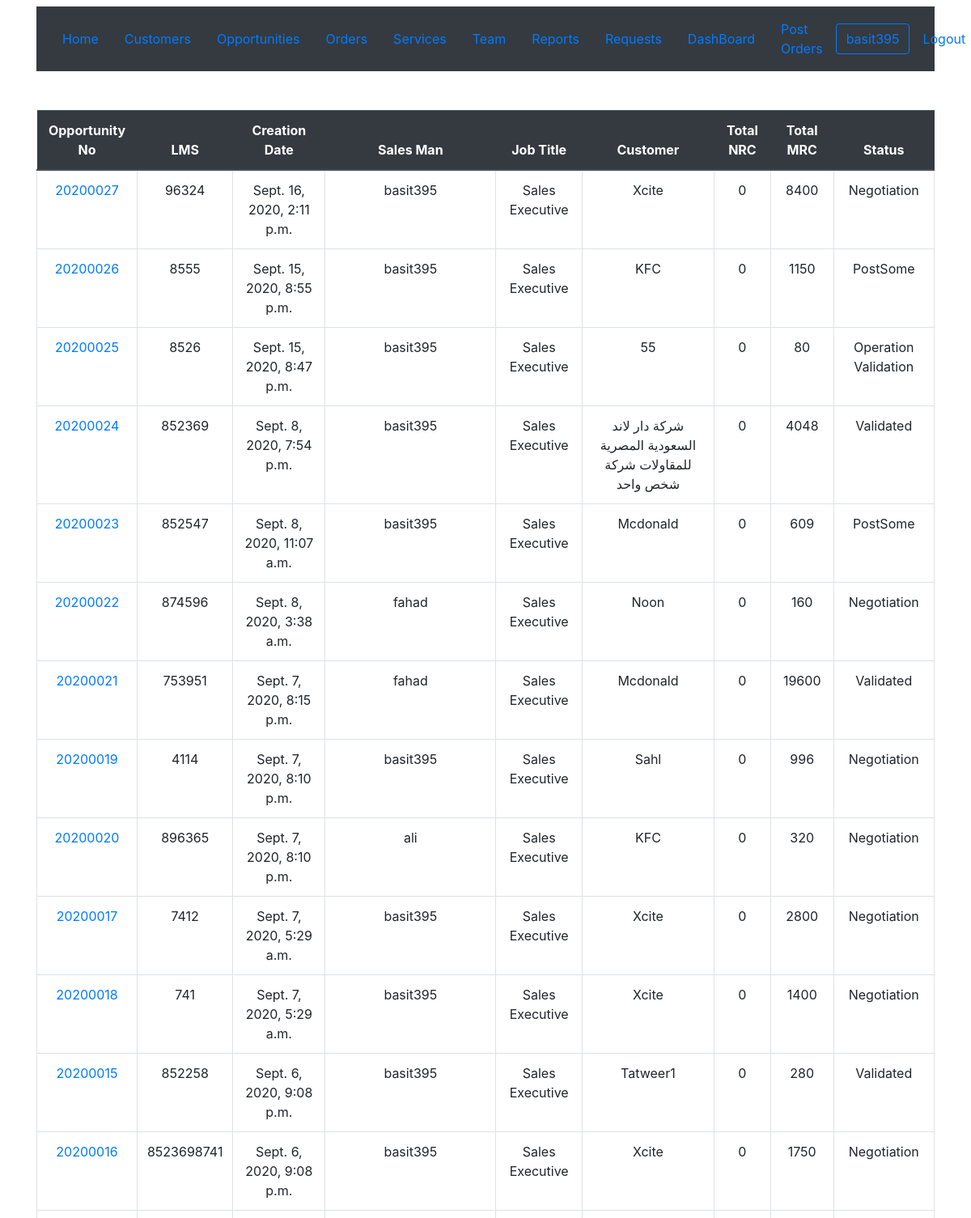
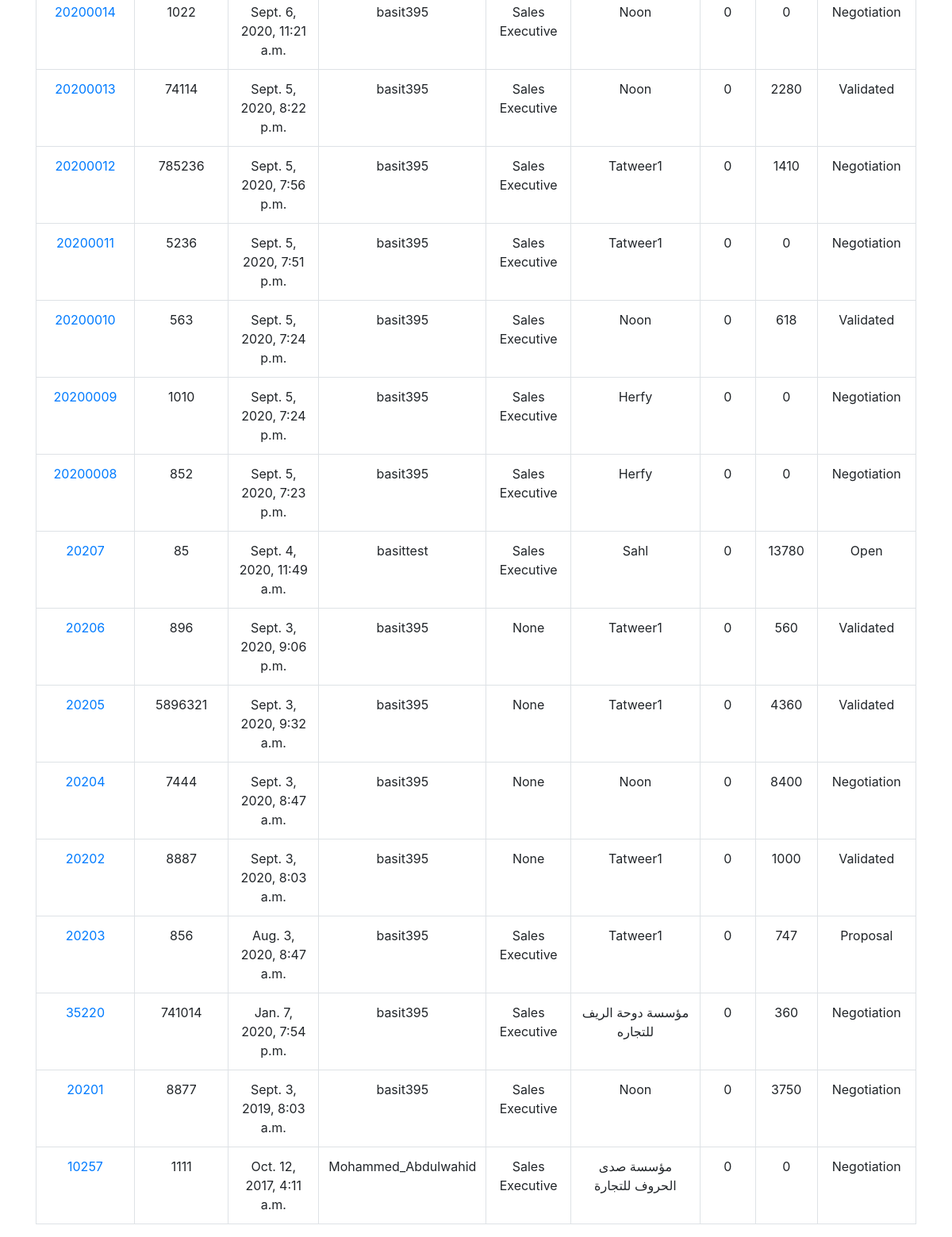
The page /crmapp/opportunity/ (signed in) on the database its author committed (2 pictures, top to bottom).
### crmapp/models.py (models this page shows, shortened)
class opportunity(models.Model):
    lms = models.IntegerField("LMS No",unique=True)
    opportunityno = models.IntegerField("Opportunity No",unique=True)
    creationdate = models.DateTimeField("Creation Date",default=timezone.now())
    salesman = models.ForeignKey(User,blank=True,null=True,on_delete=models.CASCADE,related_name='salesman_opportunities',verbose_name ='Sales Man')
    employeejobtitle = models.CharField("Job Title",max_length=100,null=True,default='Sales Executive') #def
    customer = models.ForeignKey(customer,blank=True,on_delete=models.CASCADE,related_name='customer_opportunities',verbose_name ='Customer')
    status = models.ForeignKey(operationstatus,blank=True,on_delete=models.CASCADE,related_name='status_opportunities',verbose_name ='Status',null=True,default=defaultstatus)
    updatedate = models.DateTimeField("Update Date",auto_now=True)
    authorized = models.CharField("Authorized Person",max_length=100,null=True,blank=True)
    totalnrc = models.IntegerField("Total NRC",default=0)
    totalmrc = models.IntegerField("Total MRC",default=0)
    coordinates = models.CharField("Coordinates",max_length=100,null=True,blank=True)
    source = models.ForeignKey(leadsource,blank=True,on_delete=models.CASCADE,related_name='source_opportunities',verbose_name ='Source',null=True)
    class Meta:
        verbose_name ='Opportunity'
        verbose_name_plural ='Opportunitys'

class customer(models.Model):
    creator = models.ForeignKey(User,blank=True,null=True,on_delete=models.CASCADE,related_name='user_customers',verbose_name ='Creator')
    customername = models.CharField("Customer Name",max_length=100,null=True)
    cr = models.IntegerField(null = True,blank = True, unique=True)
    activity  = models.CharField(max_length=100,blank=True)
    city = models.CharField(max_length=40,blank=True,null=True)
    no_of_employees = models.IntegerField(null = True,blank = True)
    branches = models.IntegerField(null = True,blank = True)
    district  = models.CharField(max_length = 100,blank = True)
    street  = models.CharField(max_length=100,blank=True)
    phone = models.IntegerField(null = True,blank = True)
    email = models.EmailField(null = True,blank = True)
    current_services = models.CharField(max_length=1000,blank=True)
    notes = models.CharField(max_length=1000,blank=True)
    creationdate = models.DateTimeField("Creation Date",auto_now_add=True)
    updatedate = models.DateTimeField("Update Date",auto_now=True)
    def __str__(self):
        return self.customername

class operationstatus(models.Model):
    operationstatusname = models.CharField("Operation_Status",max_length=100,null=True)
    class Meta:
        verbose_name ='Operation Status'
        verbose_name_plural ='Operation Status'
    def __str__(self):
        return self.operationstatusname

### crmapp/views.py (the view)
# urls.py: path('opportunity/', views.opportunitylist, name='opportunitylist'),
@login_required
def opportunitylist(request):
    opportunitylist = opportunity.objects.all().order_by('-creationdate')
    lastno = opportunity.objects.filter(opportunityno__startswith=datetime.datetime.today().strftime('%Y')).count()
    context = {'opportunitylist':opportunitylist,'lastno':lastno}
    return render(request, 'crmapp/opportunitylist.html',context)

### crmapp/templates/crmapp/opportunitylist.html
{% extends 'crmapp/base.html' %}
{% block content %}
<div class="container mt-5">
{% if opportunitylist %}
<table class="table mt-5">
    <thead class="thead-dark">
  <tr>
    <th class="text-center">Opportunity No</th>
    <th class="text-center">LMS</th>
    <th class="text-center">Creation Date</th>
    <th class="text-center">Sales Man</th>
    <th class="text-center">Job Title</th>
    <th class="text-center">Customer</th>
    <th class="text-center">Total NRC</th>
    <th class="text-center">Total MRC</th>
    <th class="text-center">Status</th>
  </tr>
  {% for opportunity in opportunitylist %}
  <tr>
  <td class="border text-center"><a href="{% url 'opportunitydetail' pk=opportunity.pk %}">{{opportunity.opportunityno}}</a></td>
  <td class="border text-center">{{opportunity.lms}}</td>
  <td class="border text-center">{{opportunity.creationdate}}</td>
  <td class="border text-center">{{opportunity.salesman}}</td>
  <td class="border text-center">{{opportunity.employeejobtitle}}</td>
  <td class="border text-center">{{opportunity.customer}}</td>
  <td class="border text-center">{{opportunity.totalnrc}}</td>
  <td class="border text-center">{{opportunity.totalmrc}}</td>
  <td class="border text-center">{{opportunity.status}}</td>
  </tr>
  {% endfor %}
</table>
{% endif %}
</div>
{% endblock %}

### crmapp/templates/crmapp/base.html (shortened to what this page needs)
<!DOCTYPE html>
<html lang="en" dir="ltr">
  <head>
<link rel="stylesheet" href="https://stackpath.bootstrapcdn.com/bootstrap/4.5.0/css/bootstrap.min.css">
</head>
  <body>
  <div class="container mt-2">
  <nav class="navbar navbar-expand-lg navbar-light bg-dark">
    <a class="nav-link" href="{% url 'home' %}">Home<span class="sr-only">(current)</span></a>
    <a class="nav-link" href="{% url 'customerslist' %}"> Customers <span class="sr-only">(current)</span></a>
    <a class="nav-link" href="{% url 'opportunitylist' %}"> Opportunities <span class="sr-only">(current)</span></a>
    <a class="nav-link" href="{% url 'order' %}">Orders<span class="sr-only">(current)</span></a>
    <a class="nav-link" href="{% url 'servicelist' %}">Services<span class="sr-only">(current)</span></a>
    <a class="nav-link" href="{% url 'stafflist' %}">Team <span class="sr-only">(current)</span></a>
    <a class="nav-link" href="{% url 'report' %}">Reports<span class="sr-only">(current)</span></a>
    <a class="nav-link" href="{% url 'suggestion' %}">Requests<span class="sr-only">(current)</span></a>
    <a class="nav-link" href="{% url 'dashboard' %}">DashBoard<span class="sr-only">(current)</span></a>
    <a class="nav-link" href="{% url 'orderpost' %}">Post Orders<span class="sr-only">(current)</span></a>
    {% if user.username %}
    <button  class="btn btn-outline-primary">{{user.username}}</a></button>
    <a class="nav-link" href="{% url 'logout' %}">Logout<span class="sr-only">(current)</span></a>
    {% else %}
    <a class="nav-link" href="{% url 'login' %}">Login<span class="sr-only">(current)</span></a>
    {% endif %}
  </nav>
</div>
{% block content %}
  {% endblock %}
  </body>
</html>

### rows shown on the page
opportunity: opportunityno "20200027", lms "96324", creationdate "Sept. 16, 2020, 2:11 p.m.", salesman "basit395", employeejobtitle "Sales Executive", customer "Xcite", totalnrc "0", totalmrc "8400", status "Negotiation"
opportunity: opportunityno "20200026", lms "8555", creationdate "Sept. 15, 2020, 8:55 p.m.", salesman "basit395", employeejobtitle "Sales Executive", customer "KFC", totalnrc "0", totalmrc "1150", status "PostSome"
opportunity: opportunityno "20200025", lms "8526", creationdate "Sept. 15, 2020, 8:47 p.m.", salesman "basit395", employeejobtitle "Sales Executive", customer "55", totalnrc "0", totalmrc "80", status "Operation Validation"
opportunity: opportunityno "20200024", lms "852369", creationdate "Sept. 8, 2020, 7:54 p.m.", salesman "basit395", employeejobtitle "Sales Executive", customer "شركة دار لاند السعودية المصرية للمقاولات شركة شخص واحد", totalnrc "0", totalmrc "4048", status "Validated"
opportunity: opportunityno "20200023", lms "852547", creationdate "Sept. 8, 2020, 11:07 a.m.", salesman "basit395", employeejobtitle "Sales Executive", customer "Mcdonald", totalnrc "0", totalmrc "609", status "PostSome"
opportunity: opportunityno "20200022", lms "874596", creationdate "Sept. 8, 2020, 3:38 a.m.", salesman "fahad", employeejobtitle "Sales Executive", customer "Noon", totalnrc "0", totalmrc "160", status "Negotiation"
opportunity: opportunityno "20200021", lms "753951", creationdate "Sept. 7, 2020, 8:15 p.m.", salesman "fahad", employeejobtitle "Sales Executive", customer "Mcdonald", totalnrc "0", totalmrc "19600", status "Validated"
opportunity: opportunityno "20200019", lms "4114", creationdate "Sept. 7, 2020, 8:10 p.m.", salesman "basit395", employeejobtitle "Sales Executive", customer "Sahl", totalnrc "0", totalmrc "996", status "Negotiation"
opportunity: opportunityno "20200020", lms "896365", creationdate "Sept. 7, 2020, 8:10 p.m.", salesman "ali", employeejobtitle "Sales Executive", customer "KFC", totalnrc "0", totalmrc "320", status "Negotiation"
opportunity: opportunityno "20200017", lms "7412", creationdate "Sept. 7, 2020, 5:29 a.m.", salesman "basit395", employeejobtitle "Sales Executive", customer "Xcite", totalnrc "0", totalmrc "2800", status "Negotiation"
opportunity: opportunityno "20200018", lms "741", creationdate "Sept. 7, 2020, 5:29 a.m.", salesman "basit395", employeejobtitle "Sales Executive", customer "Xcite", totalnrc "0", totalmrc "1400", status "Negotiation"
opportunity: opportunityno "20200015", lms "852258", creationdate "Sept. 6, 2020, 9:08 p.m.", salesman "basit395", employeejobtitle "Sales Executive", customer "Tatweer1", totalnrc "0", totalmrc "280", status "Validated"
opportunity: opportunityno "20200016", lms "8523698741", creationdate "Sept. 6, 2020, 9:08 p.m.", salesman "basit395", employeejobtitle "Sales Executive", customer "Xcite", totalnrc "0", totalmrc "1750", status "Negotiation"
opportunity: opportunityno "20200014", lms "1022", creationdate "Sept. 6, 2020, 11:21 a.m.", salesman "basit395", employeejobtitle "Sales Executive", customer "Noon", totalnrc "0", totalmrc "0", status "Negotiation"
opportunity: opportunityno "20200013", lms "74114", creationdate "Sept. 5, 2020, 8:22 p.m.", salesman "basit395", employeejobtitle "Sales Executive", customer "Noon", totalnrc "0", totalmrc "2280", status "Validated"
opportunity: opportunityno "20200012", lms "785236", creationdate "Sept. 5, 2020, 7:56 p.m.", salesman "basit395", employeejobtitle "Sales Executive", customer "Tatweer1", totalnrc "0", totalmrc "1410", status "Negotiation"
opportunity: opportunityno "20200011", lms "5236", creationdate "Sept. 5, 2020, 7:51 p.m.", salesman "basit395", employeejobtitle "Sales Executive", customer "Tatweer1", totalnrc "0", totalmrc "0", status "Negotiation"
opportunity: opportunityno "20200010", lms "563", creationdate "Sept. 5, 2020, 7:24 p.m.", salesman "basit395", employeejobtitle "Sales Executive", customer "Noon", totalnrc "0", totalmrc "618", status "Validated"
opportunity: opportunityno "20200009", lms "1010", creationdate "Sept. 5, 2020, 7:24 p.m.", salesman "basit395", employeejobtitle "Sales Executive", customer "Herfy", totalnrc "0", totalmrc "0", status "Negotiation"
opportunity: opportunityno "20200008", lms "852", creationdate "Sept. 5, 2020, 7:23 p.m.", salesman "basit395", employeejobtitle "Sales Executive", customer "Herfy", totalnrc "0", totalmrc "0", status "Negotiation"
opportunity: opportunityno "20207", lms "85", creationdate "Sept. 4, 2020, 11:49 a.m.", salesman "basittest", employeejobtitle "Sales Executive", customer "Sahl", totalnrc "0", totalmrc "13780", status "Open"
opportunity: opportunityno "20206", lms "896", creationdate "Sept. 3, 2020, 9:06 p.m.", salesman "basit395", employeejobtitle "None", customer "Tatweer1", totalnrc "0", totalmrc "560", status "Validated"
opportunity: opportunityno "20205", lms "5896321", creationdate "Sept. 3, 2020, 9:32 a.m.", salesman "basit395", employeejobtitle "None", customer "Tatweer1", totalnrc "0", totalmrc "4360", status "Validated"
opportunity: opportunityno "20204", lms "7444", creationdate "Sept. 3, 2020, 8:47 a.m.", salesman "basit395", employeejobtitle "None", customer "Noon", totalnrc "0", totalmrc "8400", status "Negotiation"
opportunity: opportunityno "20202", lms "8887", creationdate "Sept. 3, 2020, 8:03 a.m.", salesman "basit395", employeejobtitle "None", customer "Tatweer1", totalnrc "0", totalmrc "1000", status "Validated"
opportunity: opportunityno "20203", lms "856", creationdate "Aug. 3, 2020, 8:47 a.m.", salesman "basit395", employeejobtitle "Sales Executive", customer "Tatweer1", totalnrc "0", totalmrc "747", status "Proposal"
opportunity: opportunityno "35220", lms "741014", creationdate "Jan. 7, 2020, 7:54 p.m.", salesman "basit395", employeejobtitle "Sales Executive", customer "مؤسسة دوحة الريف للتجاره", totalnrc "0", totalmrc "360", status "Negotiation"
opportunity: opportunityno "20201", lms "8877", creationdate "Sept. 3, 2019, 8:03 a.m.", salesman "basit395", employeejobtitle "Sales Executive", customer "Noon", totalnrc "0", totalmrc "3750", status "Negotiation"
opportunity: opportunityno "10257", lms "1111", creationdate "Oct. 12, 2017, 4:11 a.m.", salesman "Mohammed_Abdulwahid", employeejobtitle "Sales Executive", customer "مؤسسة صدى الحروف للتجارة", totalnrc "0", totalmrc "0", status "Negotiation"

### other values the page prints
{{ user.username }} "basit395"
